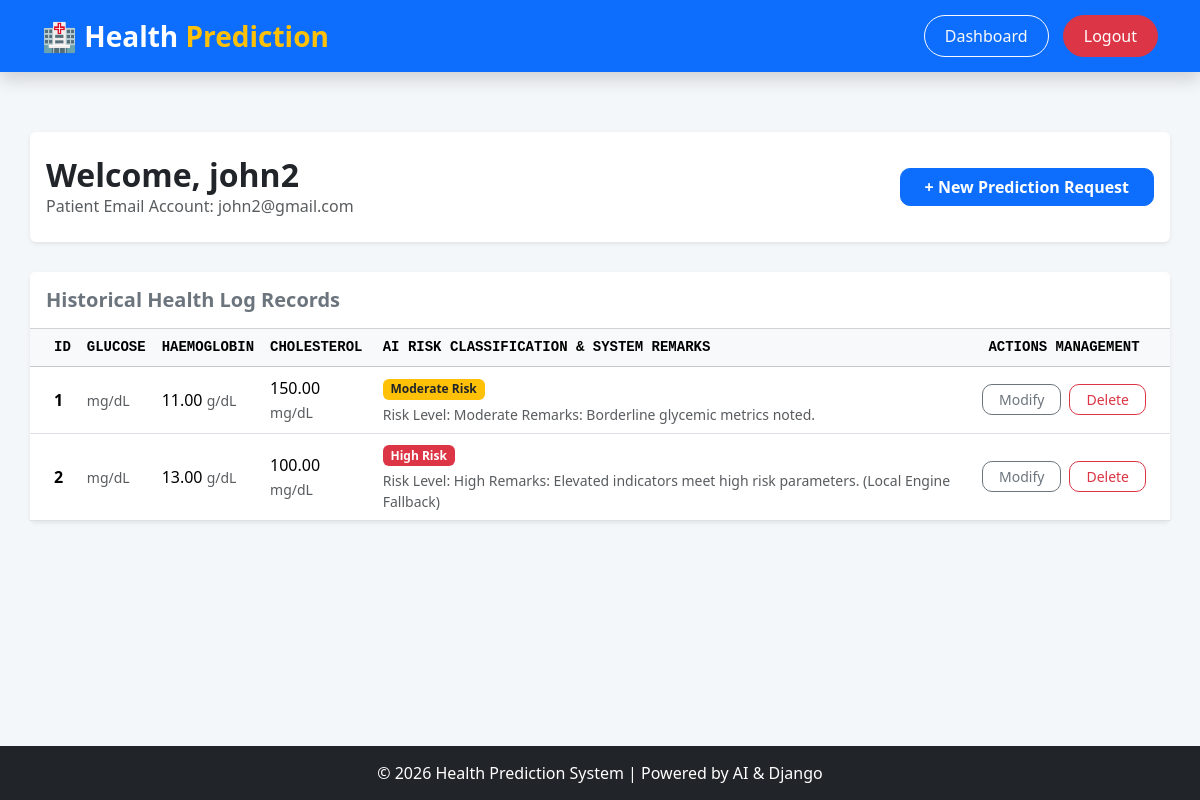
The page /dashboard/ (signed in) on the database its author committed.
### users/models.py (models this page shows, shortened)
class User(models.Model):
    full_name = models.CharField(max_length=100)
    date_of_birth = models.DateField()
    email_address = models.EmailField(unique=True)
    password = models.CharField(max_length=128, default='Temp@123')

class HealthRecord(models.Model):
    user = models.ForeignKey(
        User,
        on_delete=models.CASCADE,
        related_name='health_records'
    )
    glucose = models.DecimalField(max_digits=5,decimal_places=2)
    haemoglobin = models.DecimalField(max_digits=5, decimal_places=2)
    cholesterol = models.DecimalField(max_digits=5,decimal_places=2)
    remarks = models.CharField(max_length=255, blank=True,null=True)
    created_at = models.DateField(auto_now_add=True)

### users/views.py (the view)
# urls.py: path('dashboard/', DashboardView.as_view(), name='dashboard'),
class DashboardView(View):
    template_name = 'users/dashboard.html'
    def get(self, request):
        user_id = request.session.get('user_id')
        if not user_id:
            return redirect('login')
        user = get_object_or_404(User, id=user_id)
        records = HealthRecord.objects.filter(user=user).order_by('id')  # Newest first
        return render(request, self.template_name, {
            'user': user,
            'records': records
        })

### users/templates/users/dashboard.html (shortened to what this page needs)
{% extends 'base.html' %}
{% block content %}
<div class="card mb-4 border-0 shadow-sm">
    <div class="card-body d-flex justify-content-between align-items-center py-4">
        <div>
            <h2 class="m-0 fw-bold text-dark">Welcome, {{ user.full_name }}</h2>
            <p class="text-muted m-0">Patient Email Account: {{ user.email_address }}</p>
        </div>
        <a href="{% url 'health-prediction' %}" class="btn btn-primary px-4 fw-semibold">+ New Prediction Request</a>
    </div>
</div>
<div class="card border-0 shadow-sm">
    <div class="card-header bg-white py-3">
        <h5 class="m-0 card-title fw-bold text-secondary">Historical Health Log Records</h5>
    </div>
    <div class="card-body p-0">
        <div class="table-responsive">
            <table class="table table-hover align-middle m-0">
                <thead class="table-light text-uppercase font-monospace small">
                    <tr>
                        <th class="ps-4">ID</th>
                        <th>Glucose</th>
                        <th>Haemoglobin</th>
                        <th>Cholesterol</th>
                        <th>AI Risk Classification & System Remarks</th>
                        <th class="text-center pe-4">Actions Management</th>
                    </tr>
                </thead>
                <tbody>
                    {% for record in records %}
                    <tr>
                        <td class="ps-4"><strong>{{ forloop.counter }}</strong></td>
                        <td>{{ patient.glucose }} <span class="text-muted small">mg/dL</span></td>
                        <td>{{ record.haemoglobin }} <span class="text-muted small">g/dL</span></td>
                        <td>{{ record.cholesterol }} <span class="text-muted small">mg/dL</span></td>
                        <td>
                            <span class="badge {% if 'High' in record.remarks %}bg-danger{% elif 'Moderate' in record.remarks %}bg-warning text-dark{% else %}bg-success{% endif %} mb-1 px-2.5 py-1.5 fs-7">
                                {% if 'High' in record.remarks %}High Risk{% elif 'Moderate' in record.remarks %}Moderate Risk{% else %}Low Risk{% endif %}
                            </span>
                            <div class="small text-muted">{{ record.remarks }}</div>
                        </td>
                        <td class="text-center pe-4">
                            <div class="d-flex justify-content-center gap-2">
                                <a href="{% url 'edit_record' record.id %}" class="btn btn-sm btn-outline-secondary px-3">Modify</a>
                                <form action="{% url 'delete_record' record.id %}" method="POST" onsubmit="return confirm('Are you sure you want to completely erase this health log?');" class="m-0">
                                    <a href="{% url 'delete_record' record.id %}" class="btn btn-sm btn-outline-danger px-3">Delete</a>                                </form>
                            </div>
                        </td>
                    </tr>
                    {% endfor %}
                </tbody>
            </table>
        </div>
    </div>
</div>
{% endblock %}

### users/templates/base.html (shortened to what this page needs)
{% load static %}
<!DOCTYPE html>
<html lang="en">
<head>
    <link href="https://cdn.jsdelivr.net/npm/bootstrap@5.3.3/dist/css/bootstrap.min.css" rel="stylesheet">
</head>
<body>
    <nav class="navbar navbar-expand-lg navbar-dark shadow">
        <div class="container">
            <a class="logo" href="home">
                🏥 Health <span>Prediction</span>
            </a>
            <div class="ms-auto">
                {% if request.session.user_id %}
                    <a href="{% url 'dashboard' %}" class="btn btn-outline-light nav-btn">
                        Dashboard
                    </a>
                    <a href="{% url 'logout' %}" class="btn btn-danger nav-btn">
                        Logout
                    </a>
                {% endif %}
            </div>
    </nav>
    <div class="container main-content">
        {% block content %}
        {% endblock %}
    </div>
    <footer>
        <p>
            © 2026 Health Prediction System |
            Powered by AI & Django
        </p>
    </footer>
</body>
</html>

### users/templates/base.html (style rules this page uses)
* { margin:0; padding:0; box-sizing:border-box; }
.card { margin-top:30px; }
.btn { border-radius:10px; }
body { min-height:100vh; display:flex; flex-direction:column; background:#f4f7fa; }
.navbar { background:#0d6efd; padding:15px 0; }
.logo { color:white; font-size:28px; font-weight:bold; text-decoration:none; }
.logo span { color:#ffc107; }
.nav-btn { margin-left:10px; border-radius:25px; padding:8px 20px; }
.main-content { flex:1; padding:30px 0; }
footer { background:#212529; color:white; text-align:center; padding:15px; }
footer p { margin:0; }

### rows shown on the page
User: full_name "john2", email_address "john2@gmail.com"
HealthRecord: haemoglobin "11.00", cholesterol "150.00", shows "Moderate Risk", remarks "Risk Level: Moderate Remarks: Borderline glycemic metrics noted."
HealthRecord: haemoglobin "13.00", cholesterol "100.00", shows "High Risk", remarks "Risk Level: High Remarks: Elevated indicators meet high risk parameters. (Local Engine Fallback)"
